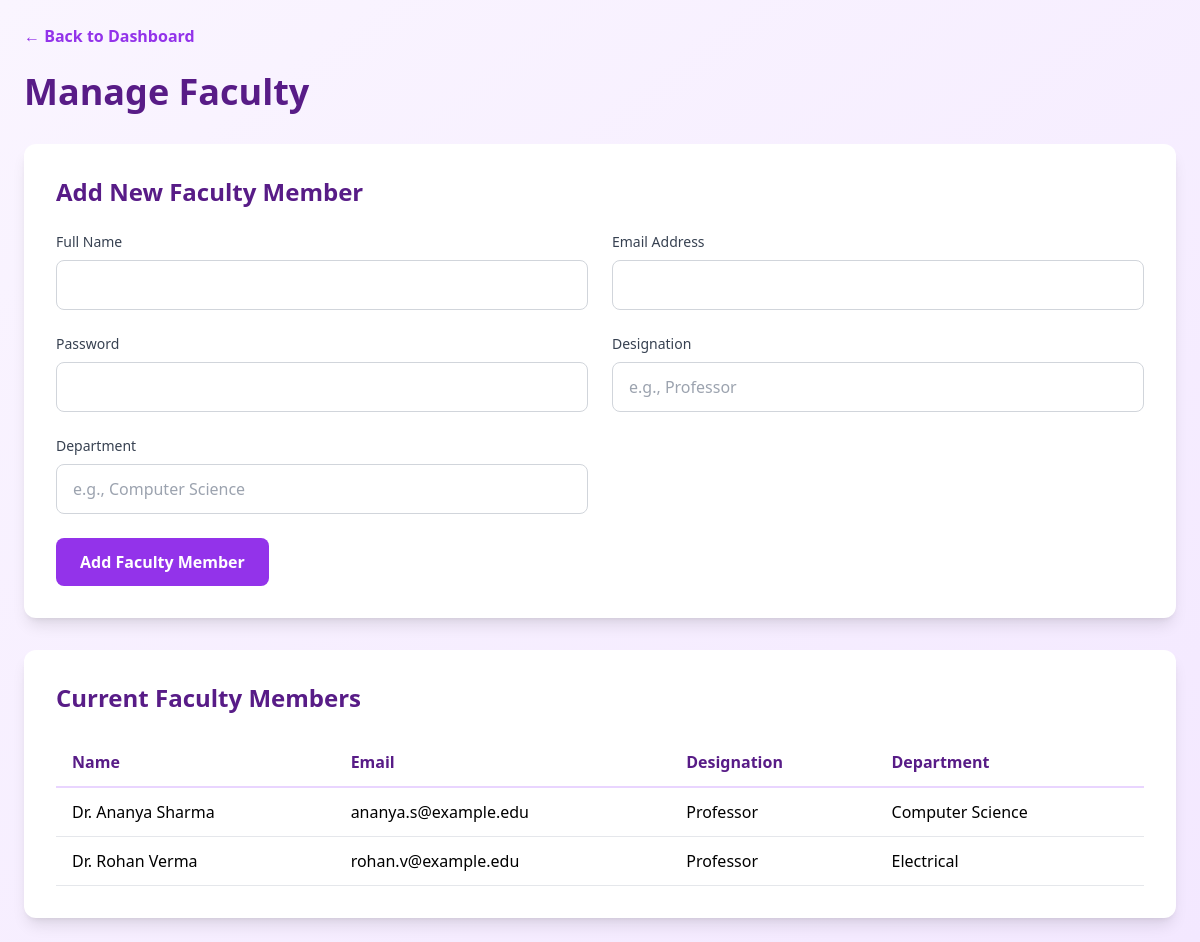
/admin/manage/faculty (signed in), run on an earlier commit of the app's database.
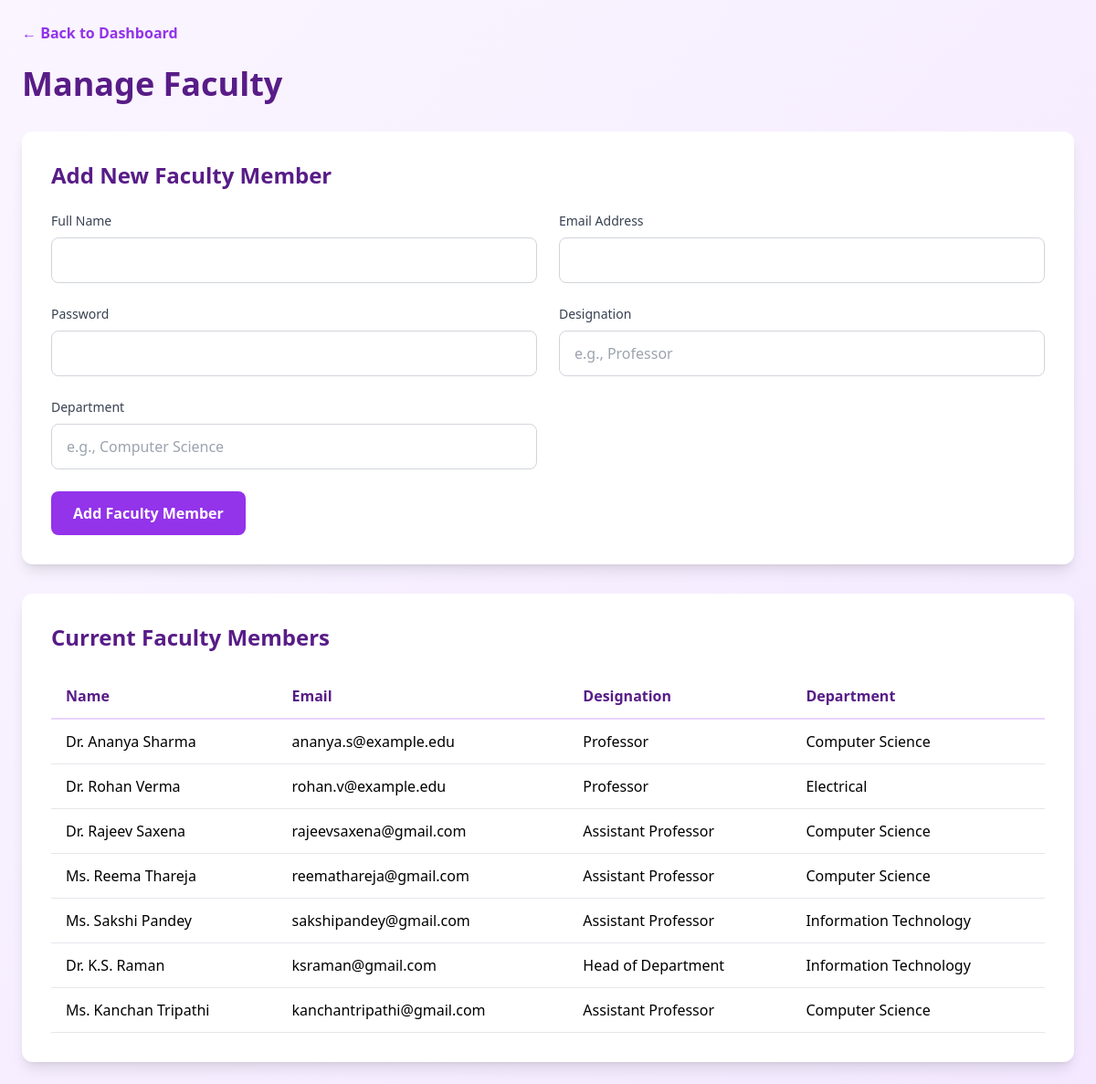
And on a later commit of the database.
### models.py (models this page shows, shortened)
class Faculty(db.Model):
    id = db.Column(db.Integer, primary_key=True)
    name = db.Column(db.String(100), nullable=False)
    designation = db.Column(db.String(100))
    department = db.Column(db.String(100))
    subjects = db.Column(db.Text)
    photo = db.Column(db.String(200))
    bio = db.Column(db.Text)
    joined_date = db.Column(db.Date)
    office = db.Column(db.String(100))
    phone = db.Column(db.String(20))
    email = db.Column(db.String(100), unique=True)
    linkedin = db.Column(db.String(255))
    password_hash = db.Column(db.String(255))
    login_status = db.Column(db.Boolean, default=False)
    session_token = db.Column(db.String(100))
    education = db.relationship('Education', backref='faculty', lazy=True)
    timetable = db.relationship('Timetable', backref='faculty', lazy=True)

### app.py (the view, shortened to what this page needs)
@app.route('/admin/manage/faculty', methods=['GET', 'POST'])
@admin_required
def manage_faculty():
    faculty_list = Faculty.query.all()
    return render_template('admin/manage-faculty.html', faculty_list=faculty_list)

### templates/admin/manage-faculty.html (shortened to what this page needs)
<!DOCTYPE html>
<html lang="en">
<head>
    <script src="https://cdn.tailwindcss.com"></script>
    <link rel="stylesheet" href="{{ url_for('static', filename='css/style.css') }}">
</head>
<body class="bg-gradient-to-br from-purple-50 to-purple-100">
    <div class="min-h-screen p-6">
        <div class="max-w-7xl mx-auto">
            <div class="mb-6">
                <a href="{{ url_for('admin_dashboard') }}" class="text-purple-600 hover:text-purple-800 font-semibold">← Back to Dashboard</a>
            </div>
            <h1 class="text-4xl font-bold text-purple-900 mb-8">Manage Faculty</h1>
            <div class="bg-white rounded-xl p-8 shadow-lg mb-8">
                <h2 class="text-2xl font-bold text-purple-900 mb-6">Add New Faculty Member</h2>
                <form method="POST" class="grid grid-cols-1 md:grid-cols-2 gap-6">
                    <div>
                        <label class="block text-sm font-medium text-gray-700 mb-2">Full Name</label>
                        <input type="text" name="name" required class="w-full px-4 py-3 rounded-lg border border-gray-300 focus:ring-2 focus:ring-purple-600 focus:border-purple-600">
                    </div>
                    <div>
                        <label class="block text-sm font-medium text-gray-700 mb-2">Email Address</label>
                        <input type="email" name="email" required class="w-full px-4 py-3 rounded-lg border border-gray-300 focus:ring-2 focus:ring-purple-600 focus:border-purple-600">
                    </div>
                    <div>
                        <label class="block text-sm font-medium text-gray-700 mb-2">Password</label>
                        <input type="password" name="password" required class="w-full px-4 py-3 rounded-lg border border-gray-300 focus:ring-2 focus:ring-purple-600 focus:border-purple-600">
                    </div>
                    <div>
                        <label class="block text-sm font-medium text-gray-700 mb-2">Designation</label>
                        <input type="text" name="designation" placeholder="e.g., Professor" class="w-full px-4 py-3 rounded-lg border border-gray-300 focus:ring-2 focus:ring-purple-600 focus:border-purple-600">
                    </div>
                    <div>
                        <label class="block text-sm font-medium text-gray-700 mb-2">Department</label>
                        <input type="text" name="department" placeholder="e.g., Computer Science" class="w-full px-4 py-3 rounded-lg border border-gray-300 focus:ring-2 focus:ring-purple-600 focus:border-purple-600">
                    </div>
                    <div class="md:col-span-2">
                        <button type="submit" class="bg-purple-600 text-white px-6 py-3 rounded-lg font-semibold hover:bg-purple-700 transition">
                            Add Faculty Member
                        </button>
                    </div>
                </form>
            </div>
            <div class="bg-white rounded-xl p-8 shadow-lg">
                <h2 class="text-2xl font-bold text-purple-900 mb-6">Current Faculty Members</h2>
                <div class="overflow-x-auto">
                    <table class="w-full">
                        <thead>
                            <tr class="border-b-2 border-purple-200">
                                <th class="text-left py-3 px-4 text-purple-900">Name</th>
                                <th class="text-left py-3 px-4 text-purple-900">Email</th>
                                <th class="text-left py-3 px-4 text-purple-900">Designation</th>
                                <th class="text-left py-3 px-4 text-purple-900">Department</th>
                            </tr>
                        </thead>
                        <tbody>
                            {% for faculty in faculty_list %}
                            <tr class="border-b border-gray-200 hover:bg-purple-50">
                                <td class="py-3 px-4">{{ faculty.name }}</td>
                                <td class="py-3 px-4">{{ faculty.email }}</td>
                                <td class="py-3 px-4">{{ faculty.designation or 'N/A' }}</td>
                                <td class="py-3 px-4">{{ faculty.department or 'N/A' }}</td>
                            </tr>
                            {% endfor %}
                        </tbody>
                    </table>
                </div>
            </div>
        </div>
    </div>
</body>
</html>

### static/css/style.css (style rules this page uses)
:root { --primary-purple: #7c3aed; --primary-purple-dark: #6d28d9; --primary-purple-light: #a78bfa; --secondary-purple: #8b5cf6; --accent-purple: #c4b5fd; --gradient-primary: linear-gradient(135deg, #7c3aed 0%, #6d28d9 100%); --gradient-secondary: linear-gradient(135deg, #8b5cf6 0%, #7c3aed 100%); --gradient-accent: linear-gradient(135deg, #a78bfa 0%, #c4b5fd 100%); --gradient-success: linear-gradient(135deg, #10b981 0%, #059669 100%); --gradient-warning: linear-gradient(135deg, #f59e0b 0%, #d97706 100%); --gradient-dark: linear-gradient(135deg, #1e1b4b 0%, #312e81 100%); }

What changed in the data, as far as the page shows it:
added Faculty: name "Dr. Rajeev Saxena", email "rajeevsaxena@gmail.com", designation "Assistant Professor", department "Computer Science"
added Faculty: name "Ms. Reema Thareja", email "reemathareja@gmail.com", designation "Assistant Professor", department "Computer Science"
added Faculty: name "Ms. Sakshi Pandey", email "sakshipandey@gmail.com", designation "Assistant Professor", department "Information Technology"
added Faculty: name "Dr. K.S. Raman", email "ksraman@gmail.com", designation "Head of Department", department "Information Technology"
added Faculty: name "Ms. Kanchan Tripathi", email "kanchantripathi@gmail.com", designation "Assistant Professor", department "Computer Science"
